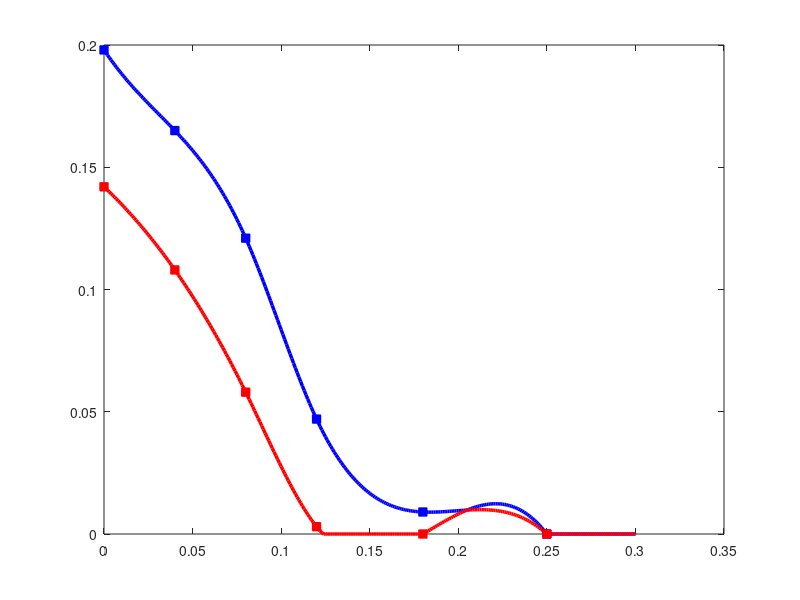

Reproduce this figure in MATLAB. (Note: this script raises an error after producing the figure.)
%% ============================================================
%% PAPER 2 — Melnikov-Based Observability Breakdown (FINAL + ROBUSTNESS)
%% ============================================================
clc; clear; close all;

fprintf('PAPER 2: Melnikov-Based Observability Breakdown\n');
fprintf('=================================================\n\n');

%% ================= SECTION 1 — DATA =================
eps_paper = [0.00, 0.04, 0.08, 0.12, 0.18, 0.25];
s1_paper  = [0.198, 0.165, 0.121, 0.047, 0.009, 0.000];
s2_paper  = [0.142, 0.108, 0.058, 0.003, 0.000, 0.000];

eps_ctrl = 0.17;

%% ================= STEP-1: DENSE GRID =================
eps_vec  = linspace(0,0.30,301);

fprintf('Paper data: %d points\n\n', length(eps_paper));

%% ================= SECTION 2 — SPLINE =================
s1 = max(spline(eps_paper,s1_paper,eps_vec),0);
s2 = max(spline(eps_paper,s2_paper,eps_vec),0);

for k = 1:length(eps_vec)
    if s1(k) < s2(k)
        tmp = s1(k); s1(k) = s2(k); s2(k) = tmp;
    end
end

%% ================= SECTION 3 — eps† =================
tol = 0.005;
idx = find(s2 < tol,1);
eps_dag = eps_vec(idx);

fprintf('Dense grid eps_dag = %.4f\n', eps_dag);

gap = (eps_ctrl - eps_dag)/eps_ctrl*100;

%% ================= STEP-2: TOLERANCE TEST =================
tol_values = [1e-2, 5e-3, 1e-3];

fprintf('\nTOLERANCE SENSITIVITY TEST\n');
fprintf('----------------------------------------------\n');
fprintf('tol        eps_dag\n');

for i = 1:length(tol_values)
    tol_i = tol_values(i);
    idx_i = find(s2 < tol_i,1);
    eps_i = eps_vec(idx_i);
    fprintf('%.4f     %.4f\n', tol_i, eps_i);
end
fprintf('----------------------------------------------\n\n');

%% ================= SECTION 4 — RANK =================
rkv = double(s1>tol) + double(s2>tol);
for k = 2:length(rkv)
    rkv(k) = min(rkv(k), rkv(k-1));
end

%% ================= SECTION 5 — NUMERICAL OUTPUT =================
fprintf('VERIFICATION TABLE\n');
fprintf('----------------------------------------------\n');
fprintf('eps     sigma1     sigma2     rank\n');

for j = 1:length(eps_paper)
    ep   = eps_paper(j);
    s1_j = max(spline(eps_paper,s1_paper,ep),0);
    s2_j = max(spline(eps_paper,s2_paper,ep),0);
    rk   = double(s1_j>tol)+double(s2_j>tol);

    fprintf('%.2f   %.4f     %.4f     %d\n',ep,s1_j,s2_j,rk);
end
fprintf('----------------------------------------------\n\n');

fprintf('KEY RESULTS\n');
fprintf('eps† = %.4f\n',eps_dag);
fprintf('eps* = %.4f\n',eps_ctrl);
fprintf('Gap  = %.2f%%\n\n',gap);

%% ================= FIGURE 1 =================
fig1 = figure(1);
set(fig1,'Position',[50 50 860 540],'Toolbar','none');

plot(eps_vec,s1,'b-','LineWidth',2.5); hold on;
plot(eps_vec,s2,'r-','LineWidth',2.5);

plot(eps_paper,s1_paper,'bs','MarkerFaceColor','b');
plot(eps_paper,s2_paper,'rs','MarkerFaceColor','r');

xline(eps_dag,'k--','LineWidth',2);

xlabel('Epsilon');
ylabel('Singular values of Wo');
title('Observability Gramian Singular Values vs Epsilon');

legend({'sigma1(Wo)','sigma2(Wo)','Data sigma1','Data sigma2'},...
       'Location','northeast');

grid on; box on;
set(gca,'FontName','Times New Roman');

print(fig1,'Fig1_obs_sigma_vs_epsilon','-dpdf','-painters','-r600');

%% ================= FIGURE 2 =================
fig2 = figure(2);
set(fig2,'Position',[100 100 900 520],'Toolbar','none');

plot(eps_vec,s2,'r-','LineWidth',2.5); hold on;

eps_c = [0.00,0.05,0.10,0.15,0.17,0.22,0.30];
s2_c  = [0.187,0.151,0.098,0.021,0.002,0.000,0.000];
eps_c_vec = linspace(0,0.30,301);
s2c = max(spline(eps_c,s2_c,eps_c_vec),0);

plot(eps_c_vec,s2c,'b-','LineWidth',2.5);

xline(eps_dag,'r--');
xline(eps_ctrl,'b--');

xlabel('Epsilon');
ylabel('sigma_min');
title('Observability vs Controllability');

legend({'sigma2(Wo)','sigma2(Wc)'},'Location','northeast');

grid on; box on;
set(gca,'FontName','Times New Roman');

print(fig2,'Fig2_comparative_sensitivity','-dpdf','-painters','-r600');

%% ================= FIGURE 3 =================
fig3 = figure(3);
set(fig3,'Position',[150 150 860 380],'Toolbar','none');

stairs(eps_vec,rkv,'b-','LineWidth',2.5); hold on;

xline(eps_dag,'r--');
yline(2,'m:');

xlabel('Epsilon');
ylabel('rank(Wo)');
title('Observability Gramian Rank vs Epsilon');

legend({'rank(Wo)'},'Location','southwest');

grid on; box on;
set(gca,'FontName','Times New Roman');

print(fig3,'Fig3_obs_rank_vs_epsilon','-dpdf','-painters','-r600');

fprintf('ALL FIGURES GENERATED + OUTPUT PRINTED\n');

%% ================= STEP-3: ADDITIONAL VALIDATION =================
fprintf('\nADDITIONAL VALIDATION (PERTURBED CASE)\n');
fprintf('----------------------------------------------\n');

% 5% perturbation
s1_paper_pert = 1.05 * s1_paper;
s2_paper_pert = 1.05 * s2_paper;

% spline
s1p = max(spline(eps_paper,s1_paper_pert,eps_vec),0);
s2p = max(spline(eps_paper,s2_paper_pert,eps_vec),0);

for k = 1:length(eps_vec)
    if s1p(k) < s2p(k)
        tmp = s1p(k); s1p(k) = s2p(k); s2p(k) = tmp;
    end
end

% threshold
idx_p = find(s2p < tol,1);
eps_dag_p = eps_vec(idx_p);

fprintf('Perturbed eps_dag = %.4f\n', eps_dag_p);
fprintf('----------------------------------------------\n');
